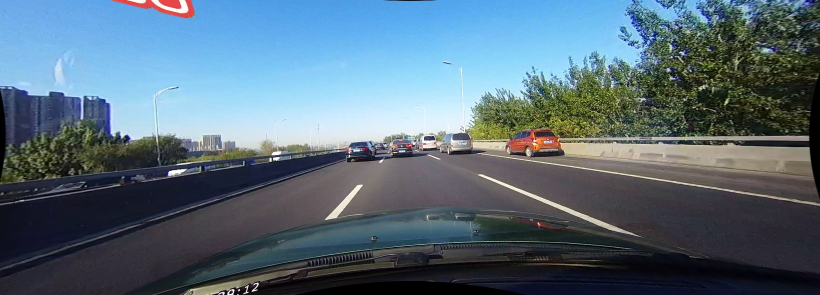
#> input picture images/00195.jpg, 1640 x 590 px (shown at 1/2 size); its folder holds only this picture in this run
$ python -i lanes.py   (imports and definitions only)   (older library calls are emulated)
#> lines starting #> are read from the running program, lines starting #| are printed output that depends on the picture; after the words box and inside, x2 and y2 are one past the last pixel; in counts of white or black regions, pixels touching at a corner belong together
### slide.py
import numpy as np
import cv2

def get_hist(img):
    hist = np.sum(img[img.shape[0]//2:,:], axis=0)
    return hist

left_ind_a = []
left_ind_b = []
left_ind_c = []
right_a = []
right_b = []
right_c = []

def sliding_window(img,
                    nwindows=9,
                    margin=150,
                    minpix = 1,
                    draw_windows=True):

    histogram = get_hist(img)
    global left_ind_a, left_ind_b, left_ind_c,right_a, right_b, right_c
    left_lane_inds = []
    right_lane_inds = []
    left_fit_= np.empty(3)
    img_tup = (img, img, img)
    right_fit_ = np.empty(3)
    out_img = np.dstack(img_tup)
    out_img = out_img*255

    midpoint = histogram.shape[0]/2
    midpoint = int(midpoint)
    leftx_base=histogram[:midpoint]
    leftx_base = np.argmax(leftx_base)
    rightx_base = histogram[midpoint:]
    rightx_base = np.argmax(rightx_base)
    rightx_base = rightx_base + midpoint

    window_height = img.shape[0]/nwindows
    window_height = int(window_height)

    nonzero = img.nonzero()
    nonzeroy = nonzero[0]
    nonzeroy = np.array(nonzeroy)
    nonzerox = nonzero[1]
    nonzerox = np.array(nonzerox)

    leftx_current = leftx_base

    rightx_current = rightx_base

    for window in range(nwindows):

        win_y_low = img.shape[0]
        kw = (window+1)*window_height
        win_y_low = win_y_low - kw
        kw = window*window_height
        win_y_high = img.shape[0]
        win_y_high = win_y_high - kw
        win_xleft_low = leftx_current
        win_xleft_low = win_xleft_low - margin
        win_xleft_high = leftx_current
        win_xleft_high = win_xleft_high + margin
        win_xright_low = rightx_current
        win_xright_low = win_xright_low - margin
        win_xright_high = rightx_current
        win_xright_high = win_xright_high + margin

        check_dw = draw_windows == True
        if check_dw:
            tup1 = (win_xleft_low,win_y_low)
            tup2 = (win_xleft_high,win_y_high)
            cv2.rectangle(out_img,tup1,tup2,(100,255,255), 3)
            tup1 = (win_xright_low,win_y_low)
            tup2 = (win_xright_high,win_y_high)
            cv2.rectangle(out_img,tup1,tup2,(100,255,255), 3)

        good_left_inds = (nonzeroy >= win_y_low)
        good_left_inds = good_left_inds & (nonzeroy < win_y_high)
        good_left_inds = good_left_inds & (nonzerox >= win_xleft_low)
        good_left_inds = good_left_inds &  (nonzerox < win_xleft_high)
        good_left_inds = good_left_inds.nonzero()[0]
        good_right_inds = (nonzeroy >= win_y_low)
        good_right_inds = good_right_inds & (nonzeroy < win_y_high)
        good_right_inds = good_right_inds & (nonzerox >= win_xright_low)
        good_right_inds = good_right_inds &  (nonzerox < win_xright_high)
        good_right_inds = good_right_inds.nonzero()[0]

        left_lane_inds.append(good_left_inds)
        check_px1 = len(good_left_inds) > minpix
        right_lane_inds.append(good_right_inds)
        check_px2 = len(good_right_inds) > minpix

        if check_px1:
            leftx_current = nonzerox[good_left_inds]
            leftx_current = np.mean(leftx_current)
            leftx_current = int(leftx_current)
        if check_px2:
            rightx_current = nonzerox[good_right_inds]
            rightx_current = np.mean(rightx_current)
            rightx_current = int(rightx_current)

    left_lane_inds = np.concatenate(left_lane_inds)
    leftx = nonzerox[left_lane_inds]
    lefty = nonzeroy[left_lane_inds]
    right_lane_inds = np.concatenate(right_lane_inds)
    rightx = nonzerox[right_lane_inds]
    left_fit = np.polyfit(lefty, leftx, 2)
    righty = nonzeroy[right_lane_inds]
    right_fit = np.polyfit(righty, rightx, 2)

    left_ind_a.append(left_fit[0])
    left_fit_[0] = np.mean(left_ind_a[-10:])
    left_ind_b.append(left_fit[1])
    left_fit_[1] = np.mean(left_ind_b[-10:])
    left_ind_c.append(left_fit[2])
    left_fit_[2] = np.mean(left_ind_c[-10:])

    right_a.append(right_fit[0])
    right_fit_[0] = np.mean(right_a[-10:])
    right_b.append(right_fit[1])
    right_fit_[1] = np.mean(right_b[-10:])
    right_c.append(right_fit[2])
    right_fit_[2] = np.mean(right_c[-10:])

    img_shp1 = img.shape[0]-1
    ploty = np.linspace(0, img_shp1, img_shp1 + 1)

    left_fitx = left_fit_[0]*ploty**2
    left_fitx = left_fitx + left_fit_[1]*ploty
    left_fitx = left_fitx + left_fit_[2]

    right_fitx = right_fit_[0]*ploty**2
    right_fitx = right_fitx + right_fit_[1]*ploty
    right_fitx = right_fitx + right_fit_[2]

    x_left = nonzeroy[left_lane_inds]
    y_left = nonzerox[left_lane_inds]
    out_img[x_left, y_left] = [255, 0, 100]
    x_right = nonzeroy[right_lane_inds]
    y_right = nonzerox[right_lane_inds]
    out_img[x_right,y_right ] = [0, 100, 255]
    out_tup1 = (left_fitx, right_fitx)
    out_tup2 = (left_fit_, right_fit_)

    return out_img, out_tup1, out_tup2, ploty

### lanes.py
import numpy as np
import cv2
import slide

def save_image(image_mat, image_name):

    cv2.imwrite(image_name, image_mat)
    return

def image_segmentation(hsv_img):

    # Taking slices of the individual HSV components
    h_slice = hsv_img[:,:,0]
    s_slice = hsv_img[:,:,1]
    v_slice = hsv_img[:,:,2]

    # Taking Image Gradient using Sobel operator in x axis
    sobel_x = cv2.Sobel(v_slice, cv2.CV_64F, 1, 0)
    sobel_x = np.absolute(sobel_x)
    sobel_x = np.uint8(255*sobel_x/np.max(sobel_x))

    # Binarisation of Image gradient
    sobel_x_binary = np.zeros_like(sobel_x)
    sobel_x_binary[(sobel_x >= 15) & (sobel_x <= 255)] = 1

    # Binarisation of Saturation component of image
    s_slice_binary = np.zeros_like(s_slice)
    s_slice_binary[(s_slice >= 100) & (s_slice <= 255)] = 1

    # Combining gradient and saturation binary images using OR
    combined_binary = np.zeros_like(sobel_x_binary)
    combined_binary[(s_slice_binary == 1) | (sobel_x_binary == 1)] = 1

    return combined_binary

def roi_warp(img,
             src=np.float32([(0.37,0.45),(0.8,0.45),(0.24,0.75),(1,0.75)]),
             dst=np.float32([(0,0), (1, 0), (0,1), (1,1)]),
             dst_size=(1640,590)):
    x_lim = img.shape[1]
    y_lim = img.shape[0]
    img_sz = [(x_lim, y_lim)]
    img_sz = np.float32(img_sz)
    src = src* img_sz
    image = img
    dst_sz = np.float32(dst_size)
    dst = dst * dst_sz
    P = cv2.getPerspectiveTransform(src, dst)
    warped = cv2.warpPerspective(img, P, dst_size)

    # return warped image
    return warped

def warp_inv(img,
            src=np.float32([(0,0), (1, 0), (0,1), (1,1)]),
            dst=np.float32([(0.37,0.69),(0.8,0.69),(0.1,1),(1,1)]),
            dst_size=(1640,590)):

    x_lim = img.shape[1]
    y_lim = img.shape[0]
    img_sz = [(x_lim, y_lim)]
    img_sz = np.float32(img_sz)
    src = src* img_sz
    dst_sz = np.float32(dst_size)
    dst = dst * dst_sz
    P = cv2.getPerspectiveTransform(src, dst)
    warped = cv2.warpPerspective(img, P, dst_size)

    # return warped image
    return warped

def draw_lanes(img, left_fit, right_fit):
    img_shp = img.shape[0]-1
    ploty = np.linspace(0, img_shp, img_shp+1)
    color_img = np.zeros_like(img)
    left = np.vstack([left_fit, ploty])
    left = [np.transpose(left)]
    left =  np.array(left)
    right = np.vstack([right_fit, ploty])
    right = np.transpose(right)
    right = [np.flipud(right)]
    right = np.array(right)

    points = np.hstack((left, right))
    pts = np.int_(points)
    cv2.fillPoly(color_img, pts, (0,200,255))
    wt = 0.7
    inv_perspective = warp_inv(color_img)
    param = 0.0
    inv_perspective = cv2.addWeighted(img, 1, inv_perspective, wt, int(param))

    return inv_perspective

def find_lane(image_path):

    # Converting BGR image to HSV colorspace
#> called with image_path = 'images/00195.jpg'
    image = cv2.imread(image_path)
#> image is the input picture: shape (590, 1640, 3); mean B, G, R 121.9, 108.1, 87.7
    hsv_img = cv2.cvtColor(image,cv2.COLOR_BGR2HSV)
#> hsv_img: shape (590, 1640, 3); mean H, S, V 93.8, 86.9, 128

    # Performing image segmentation to accentuate lanes
    bin_image = image_segmentation(hsv_img)
#> in image_segmentation, `v_slice = hsv_img[:,:,2]`:
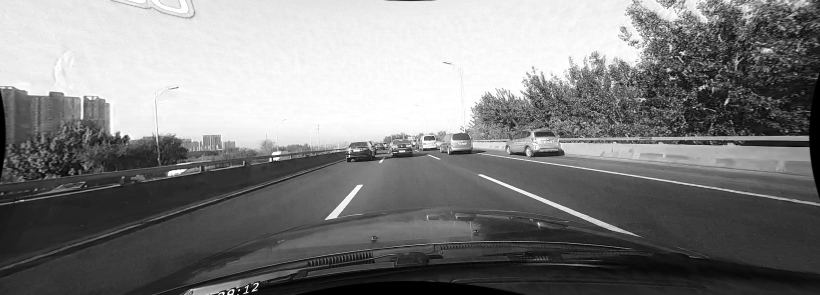
#> v_slice: shape (590, 1640) (shown at 1/2 size); min 0, max 255, mean 128
#> in image_segmentation, `sobel_x = cv2.Sobel(v_slice, cv2.CV_64F, 1, 0)`:
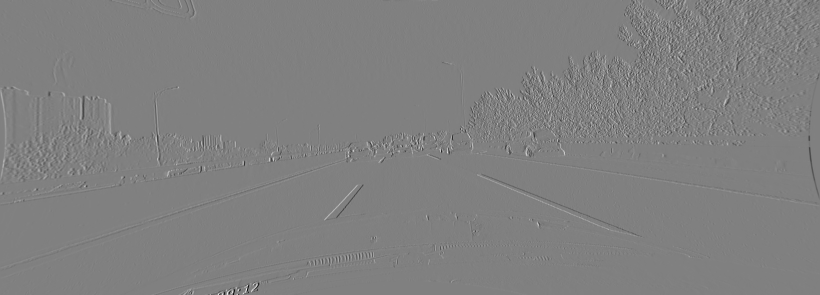
#> sobel_x: shape (590, 1640) float64 (shown at 1/2 size); min -910, max 897, mean -0.3; drawn with min black and max white
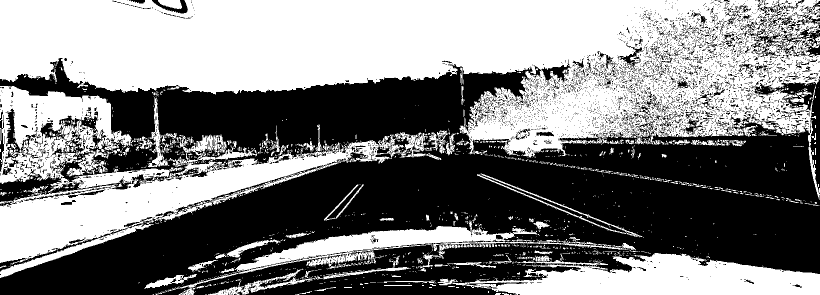
#> bin_image: shape (590, 1640) (shown at 1/2 size); values 0 (black) and 1 (white), 50.7% white; 4649 black regions (4371 under 20 px), largest, box (x1, y1, x2, y2) and area: (0, 116, 1640, 590) 438219, (1496, 32, 1640, 116) 2875, (10, 217, 80, 334) 1681

    # Selecting ROI and performing warping
    mask_img = roi_warp(bin_image)
#> in roi_warp, `src = src* img_sz`: src = [[606.8, 265.5], [1312, 265.5], [393.6, 442.5], [1640, 442.5]]
#> in roi_warp, `dst = dst * dst_sz`: dst = [[0, 0], [1640, 0], [0, 590], [1640, 590]]
#> in roi_warp, `P = cv2.getPerspectiveTransform(src, dst)`: P = [[-15.38, -18.53, 14255.4], [5.55e-16, -38.97, 10347.7], [-1.8e-19, -0.0287, 1]]
#> in roi_warp, `warped = cv2.warpPerspective(img, P, dst_size)`: warped: shape (590, 1640); values 0 (black) and 1 (white), 22.2% white; 513 white regions (260 under 20 px), largest, box (x1, y1, x2, y2) and area: (0, 0, 643, 509) 88462, (749, 0, 1470, 239) 73572, (578, 0, 672, 206) 7273

    # Applying sliding window algorithm
    window_img, curves, lanes, ploty = slide.sliding_window(mask_img)
#> in get_hist, `hist = np.sum(img[img.shape[0]//2:,:], axis=0)`: hist = 1640 values, max 197 at index 9, min 0 at index 250, mean 22.58
#> in sliding_window, `histogram = get_hist(img)`: histogram has the same summary as hist in get_hist
#> in sliding_window, `leftx_base=histogram[:midpoint]`: leftx_base = 820 values, max 197 at index 9, min 0 at index 250, mean 33.33
#> in sliding_window, `leftx_base = np.argmax(leftx_base)`: leftx_base = 9
#> in sliding_window, `rightx_base = histogram[midpoint:]`: rightx_base = 820 values, max 31 at index 12, min 1 at index 263, mean 11.84
#> in sliding_window, `rightx_base = np.argmax(rightx_base)`: rightx_base = 12
#> in sliding_window, `rightx_base = rightx_base + midpoint`: rightx_base = 832
#> in sliding_window, `nonzero = img.nonzero()`: nonzero = 214411 positions, rows 0 to 589, columns 0 to 1639
#> in sliding_window, `leftx_current = leftx_base`: leftx_current = 9
#> in sliding_window, `rightx_current = rightx_base`: rightx_current = 832
#> the loop in sliding_window, `for window in range(nwindows): ` made 9 passes
#> (win_xleft_low, win_xleft_high, win_xright_low, win_xright_high, check_px1, check_px2) on passes 2, 3, 4, 6, 7, 8, 9: (-141, 159, 682, 982, True, True), (-129, 171, 779, 1079, True, True), (-101, 199, 705, 1005, True, True), (-40, 260, 643, 943, True, True), (-3, 297, 683, 983, True, True), (27, 327, 732, 1032, True, True), (60, 360, 772, 1072, True, True)
#> (win_xleft_low, win_xleft_high, win_xright_low, win_xright_high, check_px1, check_px2) on pass 1: (-141, 159, 682, 982, False, True)
#> after the loop in sliding_window, `for window in range(nwindows):`:
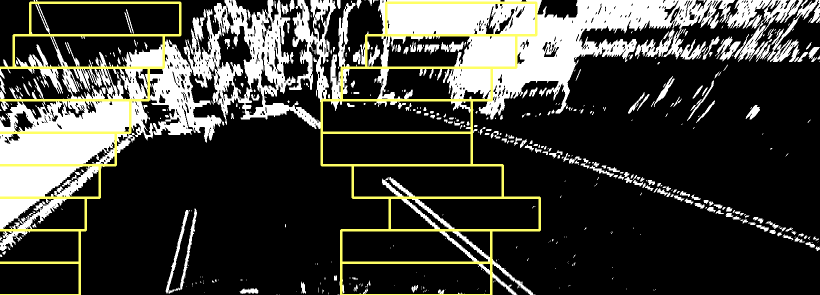
#> out_img: shape (590, 1640, 3) (shown at 1/2 size); mean of channels 0, 1, 2 57.2, 63.1, 63.1; drawn as B, G, R
#> after the loop in sliding_window, `for window in range(nwindows):`: left_lane_inds = 9 items
#> in sliding_window, `left_fit = np.polyfit(lefty, leftx, 2)`: left_fit = [-0.00038, -0.284, 233.7]
#> in sliding_window, `right_fit = np.polyfit(righty, rightx, 2)`: right_fit = [0.000398, -0.335, 932.2]
#> in sliding_window, `out_img[x_right,y_right ] = [0, 100, 255]`:
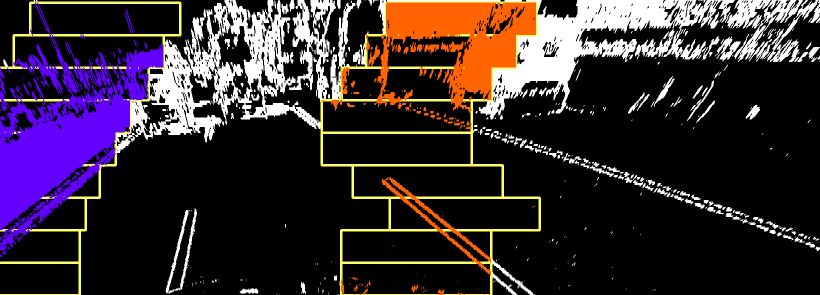
#> out_img: shape (590, 1640, 3) (shown at 1/2 size); mean of channels 0, 1, 2 47.7, 41.6, 54.1; drawn as B, G, R
#> lanes = ([-0.00038, -0.284, 233.7], [0.000398, -0.335, 932.2]); ploty = 590 values from 0 to 589

    # Drawing applied lanes on original image
    lane_img = draw_lanes(image, curves[0],curves[1])
#> in draw_lanes, `left = [np.transpose(left)]`: left = 1 point arrays, longest 590 points
#> in draw_lanes, `left =  np.array(left)`: left = 590 pairs, first value -65.27 to 233.7, second value 0 to 589
#> in draw_lanes, `right = np.transpose(right)`: right = 590 pairs, first value 861.4 to 932.2, second value 0 to 589
#> in draw_lanes, `right = [np.flipud(right)]`: right = 1 point arrays, longest 590 points
#> in draw_lanes, `right = np.array(right)`: right = 590 pairs, first value 861.4 to 932.2, second value 0 to 589
#> in draw_lanes, `points = np.hstack((left, right))`: points = 1180 pairs, first value -65.27 to 932.2, second value 0 to 589
#> in draw_lanes, `pts = np.int_(points)`: pts = 1180 pairs, first value -65 to 932, second value 0 to 589
#> in draw_lanes, `cv2.fillPoly(color_img, pts, (0,200,255))`:
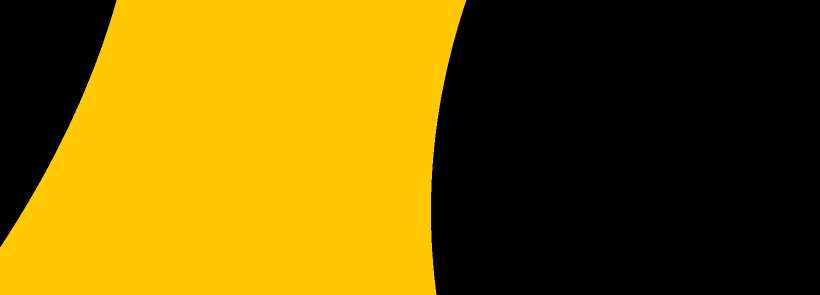
#> color_img: shape (590, 1640, 3) (shown at 1/2 size); mean of channels 0, 1, 2 0, 93.8, 119.6; drawn as B, G, R
#> in warp_inv, `src = src* img_sz`: src = [[0, 0], [1640, 0], [0, 590], [1640, 590]]
#> in warp_inv, `dst = dst * dst_sz`: dst = [[606.8, 407.1], [1312, 407.1], [164, 590], [1640, 590]]
#> in warp_inv, `P = cv2.getPerspectiveTransform(src, dst)`: P = [[0.43, -0.896, 606.8], [0, -0.212, 407.1], [0, -0.000885, 1]]
#> in draw_lanes, `inv_perspective = cv2.addWeighted(img, 1, inv_perspective, wt, int(par..`:
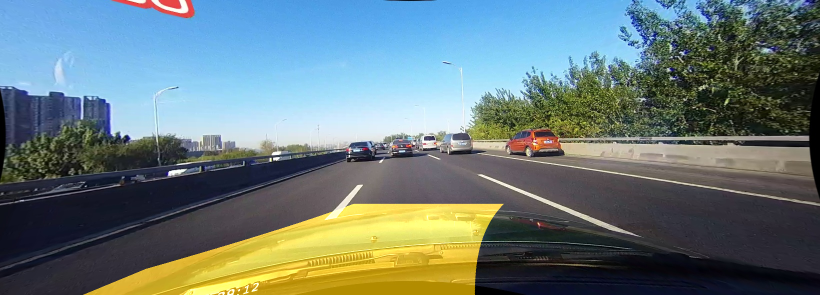
#> inv_perspective: shape (590, 1640, 3) (shown at 1/2 size); mean B, G, R 121.9, 122.1, 105.2

    return lane_img

>>> result = find_lane('images/00195.jpg')

$ run again, on images/00795.jpg
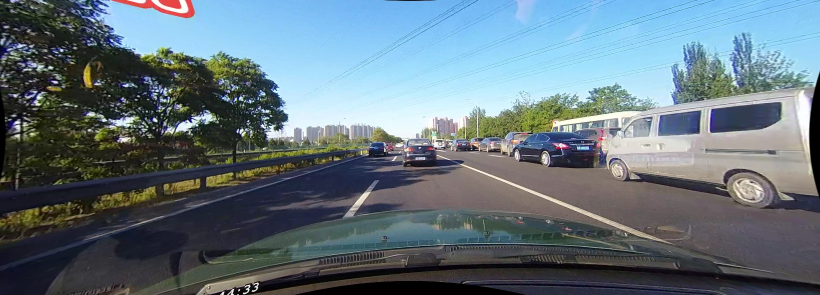
#> input picture images/00795.jpg, 1640 x 590 px (shown at 1/2 size)
#> in find_lane, image is the input picture: shape (590, 1640, 3); mean B, G, R 125, 115.9, 99.9
#> hsv_img: shape (590, 1640, 3); mean H, S, V 83.4, 72.8, 132
#> bin_image: shape (590, 1640); values 0 (black) and 1 (white), 39.8% white; 3506 white regions (3170 under 20 px), largest, box (x1, y1, x2, y2) and area: (82, 0, 1640, 211) 146488, (0, 94, 820, 590) 62821, (0, 43, 448, 381) 51852
#> in roi_warp, `src = src* img_sz`: src = [[606.8, 265.5], [1312, 265.5], [393.6, 442.5], [1640, 442.5]]
#> in roi_warp, `dst = dst * dst_sz`: dst = [[0, 0], [1640, 0], [0, 590], [1640, 590]]
#> in roi_warp, `P = cv2.getPerspectiveTransform(src, dst)`: P = [[-15.38, -18.53, 14255.4], [5.55e-16, -38.97, 10347.7], [-1.8e-19, -0.0287, 1]]
#> hist = 1640 values, max 251 at index 293, min 0 at index 561, mean 70.96
#> histogram has the same summary as hist in get_hist
#> in sliding_window, `leftx_base=histogram[:midpoint]`: leftx_base = 820 values, max 251 at index 293, min 0 at index 561, mean 115.2
#> in sliding_window, `leftx_base = np.argmax(leftx_base)`: leftx_base = 293
#> in sliding_window, `rightx_base = histogram[midpoint:]`: rightx_base = 820 values, max 88 at index 788, min 0 at index 305, mean 26.67
#> in sliding_window, `rightx_base = np.argmax(rightx_base)`: rightx_base = 788
#> in sliding_window, `rightx_base = rightx_base + midpoint`: rightx_base = 1608
#> nonzero = 342019 positions, rows 0 to 589, columns 0 to 1639
#> in sliding_window, `leftx_current = leftx_base`: leftx_current = 293
#> in sliding_window, `rightx_current = rightx_base`: rightx_current = 1608
#> the loop in sliding_window, `for window in range(nwindows): ` made 9 passes
#> (win_xleft_low, win_xleft_high, win_xright_low, win_xright_high, leftx_current, rightx_current) on passes 1 to 7: (143, 443, 1458, 1758, 279, 1572), (129, 429, 1422, 1722, 239, 1565), (89, 389, 1415, 1715, 238, 1574), (88, 388, 1424, 1724, 258, 1588), (108, 408, 1438, 1738, 275, 1583), (125, 425, 1433, 1733, 279, 1537), (129, 429, 1387, 1687, 285, 1543)
#> after the loop in sliding_window, `for window in range(nwindows):`:
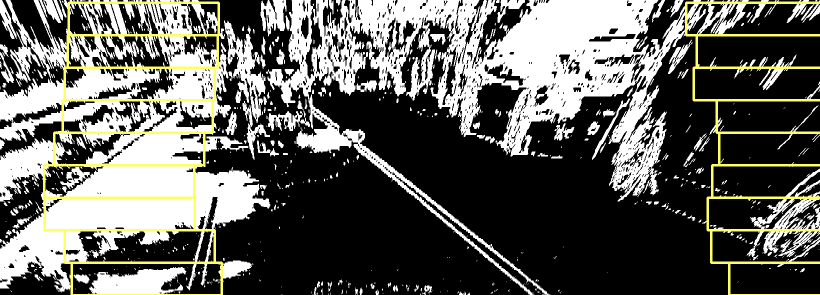
#> out_img: shape (590, 1640, 3) (shown at 1/2 size); mean of channels 0, 1, 2 90.1, 95.6, 95.6; drawn as B, G, R
#> after the loop in sliding_window, `for window in range(nwindows):`: left_lane_inds = 9 items
#> in sliding_window, `right_lane_inds = np.concatenate(right_lane_inds)`: right_lane_inds = 16920 values, max 336019 at index 130, min 5824 at index 11618, mean 190174.5
#> rightx = 16920 values, max 1639 at index 291, min 1372 at index 14754, mean 1537.6
#> left_fit = [0.000144, -0.176, 305]
#> righty = 16920 values, max 564 at index 130, min 5 at index 11618, mean 272.1
#> right_fit = [-0.000718, 0.563, 1464.3]
#> x_right has the same summary as righty
#> y_right has the same summary as rightx
#> in find_lane, `window_img, curves, lanes, ploty = slide.sliding_window(mask_img)`: lanes = ([0.000144, -0.176, 305], [-0.000718, 0.563, 1464.3]); ploty = 590 values from 0 to 589
#> in draw_lanes, `left = [np.transpose(left)]`: left = 1 point arrays, longest 590 points
#> in draw_lanes, `left =  np.array(left)`: left = 590 pairs, first value 251.4 to 305, second value 0 to 589
#> in draw_lanes, `right = np.transpose(right)`: right = 590 pairs, first value 1464.3 to 1574.9, second value 0 to 589
#> in draw_lanes, `right = [np.flipud(right)]`: right = 1 point arrays, longest 590 points
#> in draw_lanes, `right = np.array(right)`: right = 590 pairs, first value 1464.3 to 1574.9, second value 0 to 589
#> points = 1180 pairs, first value 251.4 to 1574.9, second value 0 to 589
#> pts = 1180 pairs, first value 251 to 1574, second value 0 to 589
#> in warp_inv, `src = src* img_sz`: src = [[0, 0], [1640, 0], [0, 590], [1640, 590]]
#> in warp_inv, `dst = dst * dst_sz`: dst = [[606.8, 407.1], [1312, 407.1], [164, 590], [1640, 590]]
#> in warp_inv, `P = cv2.getPerspectiveTransform(src, dst)`: P = [[0.43, -0.896, 606.8], [0, -0.212, 407.1], [0, -0.000885, 1]]
#> in draw_lanes, `inv_perspective = cv2.addWeighted(img, 1, inv_perspective, wt, int(par..`:
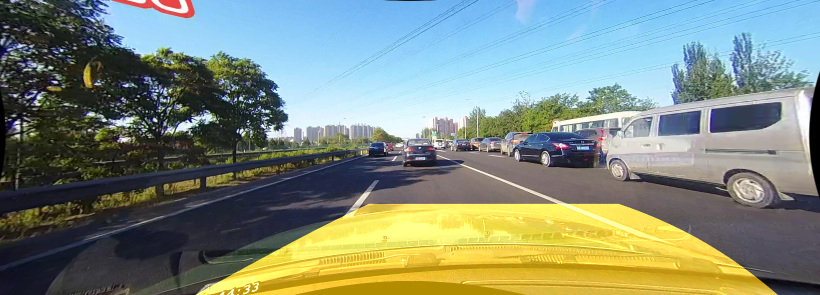
#> inv_perspective: shape (590, 1640, 3) (shown at 1/2 size); mean B, G, R 125, 138.3, 127.3
